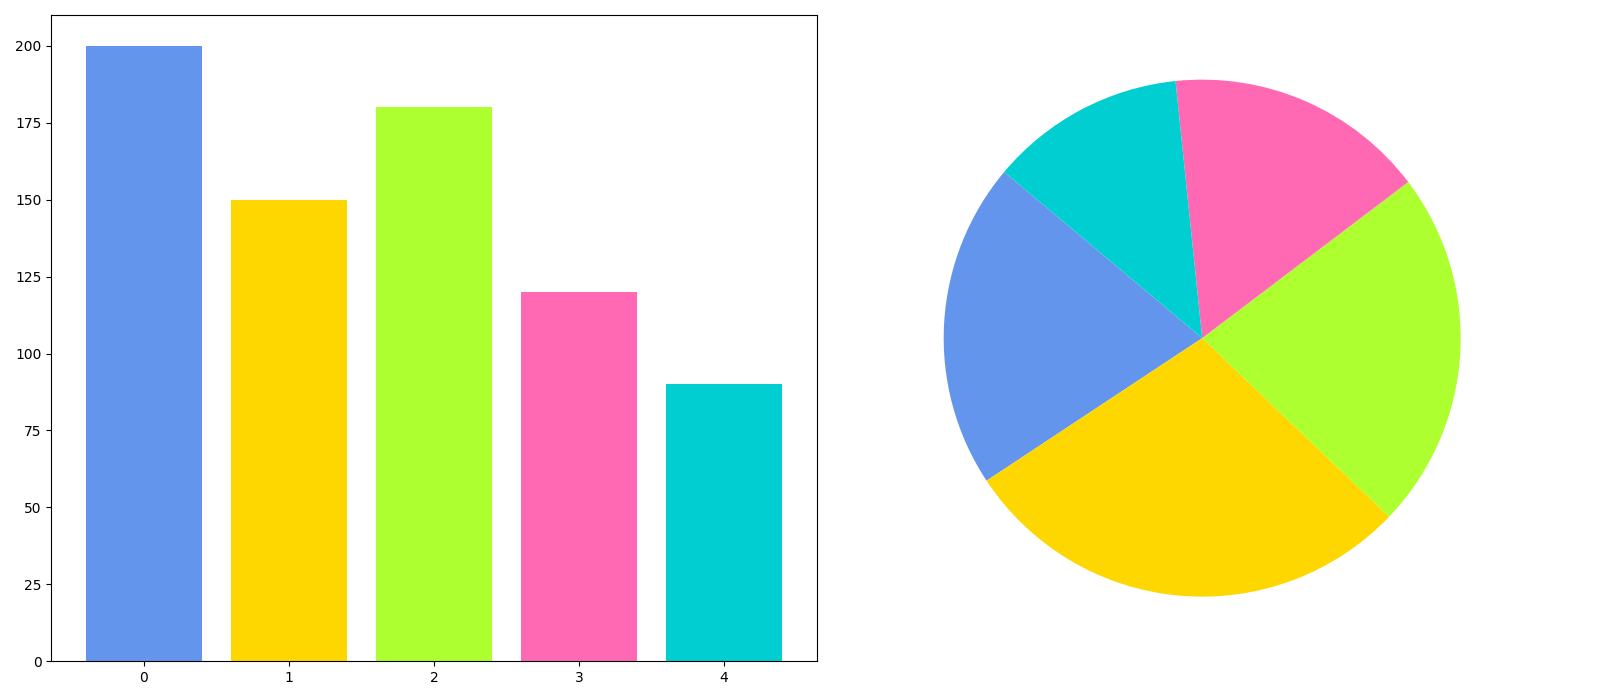

The script that drew this image:
import matplotlib.pyplot as plt
import numpy as np

commodities = ['Martian Minerals', 'Earthly Technologies', 
               'Agricultural Products', 'Water Resources', 
               'Medical Supplies']
trade_volumes = [200, 150, 180, 120, 90]
trade_values = [50, 70, 55, 40, 30]

new_colors = ['#6495ED', '#FFD700', '#ADFF2F', '#FF69B4', '#00CED1']

fig, (ax1, ax2) = plt.subplots(1, 2, figsize=(16, 7))

# Plotting the bar chart without textual elements
bars = ax1.bar(np.arange(len(commodities)), trade_volumes, color=new_colors)

# Removing title, axis labels, and bar labels
ax1.set_xticks(np.arange(len(commodities)))

# Plotting the pie chart without textual elements
ax2.pie(trade_values, startangle=140, colors=new_colors)

plt.tight_layout()
plt.show()
